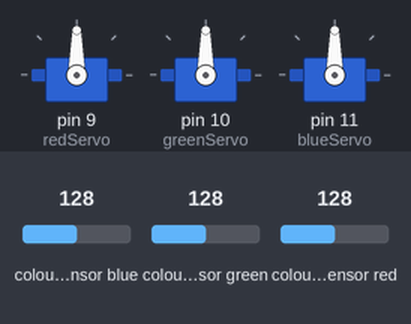
Recording of a sketch running on a simulated Arduino Uno, built with avr-gcc and run on an emulated ATmega328P. Parts: 3 × servo. Wiring (inferred from the names in the program): TCS3200 colour sensor: output pin 6; S2 pin 4; S3 pin 5; S0 pin 2; S1 pin 3. The inputs (shaded band) are chosen by the test bench; at power-on: colour sensor blue 128, colour sensor green 128, colour sensor red 128.

Above: at 1.2 s.
1.3 s: colour sensor blue set to 123
At 3.2 s:
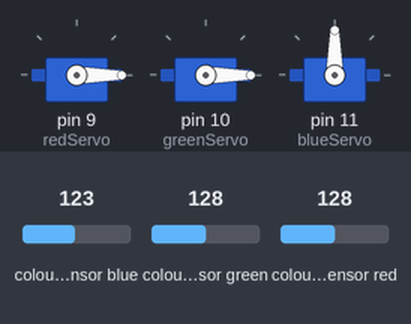
3.5 s: colour sensor green set to 118
At 4.8 s:
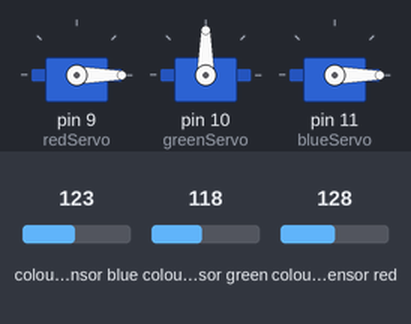
5.5 s: colour sensor red set to 122
7.2 s: colour sensor red set to 114
At 9.1 s:
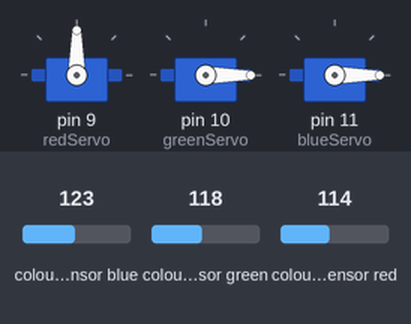
9.5 s: colour sensor blue set to 5
At 10.7 s:
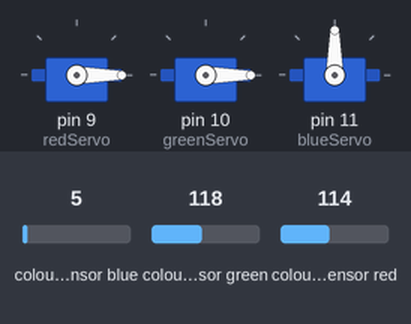
11.5 s: colour sensor blue set to 128
At 12.3 s:
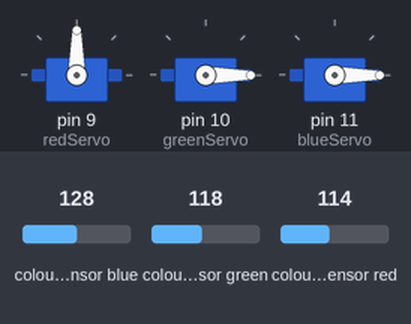
Timing chart, 0 to 14.5 s (numbered marks = the images above; inputs shaded):
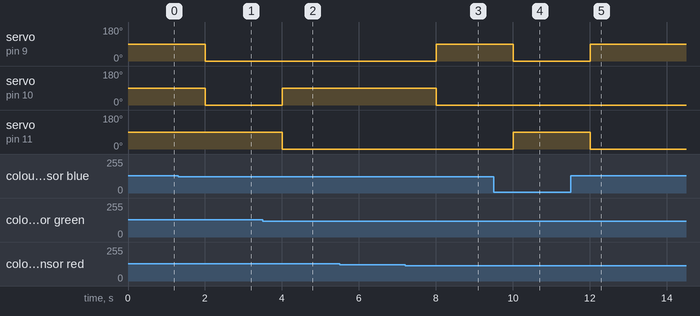

The sketch:

ColorSensorV2.ino
```cpp
#include <Servo.h>

Servo redServo;
Servo greenServo;
Servo blueServo;

const int S0 = 2;
const int S1 = 3;
const int S2 = 4;
const int S3 = 5;
const int OUT = 6;

int redValue = 0;
int greenValue = 0;
int blueValue = 0;

void setup() {
  redServo.attach(9);
  greenServo.attach(10);
  blueServo.attach(11);

  pinMode(S0, OUTPUT);
  pinMode(S1, OUTPUT);
  pinMode(S2, OUTPUT);
  pinMode(S3, OUTPUT);
  pinMode(OUT, INPUT);

  // Setting frequency scaling to 20%
  digitalWrite(S0, HIGH);
  digitalWrite(S1, LOW);
}

void loop() {
  readColor();
  actuateServos();
  delay(1000); // Delay for stability
}

void readColor() {
  // Read red value
  digitalWrite(S2, LOW);
  digitalWrite(S3, LOW);
  redValue = pulseIn(OUT, LOW);

  // Read green value
  digitalWrite(S2, HIGH);
  digitalWrite(S3, HIGH);
  greenValue = pulseIn(OUT, LOW);

  // Read blue value
  digitalWrite(S2, LOW);
  digitalWrite(S3, HIGH);
  blueValue = pulseIn(OUT, LOW);
}

void actuateServos() {
  // Actuate servos based on color values
  if (redValue > greenValue && redValue > blueValue) {
    moveServosToColor(90, 0, 0);
  } else if (greenValue > redValue && greenValue > blueValue) {
    moveServosToColor(0, 90, 0);
  } else if (blueValue > redValue && blueValue > greenValue) {
    moveServosToColor(0, 0, 90);
  }
}

void moveServosToColor(int redAngle, int greenAngle, int blueAngle) {
  redServo.write(redAngle);
  greenServo.write(greenAngle);
  blueServo.write(blueAngle);
}
```

Measured:
- the behaviour switches between 128 and 127 on colour sensor blue (found by bisection; images 0 and 1)
- the behaviour switches between 121 and 120 on colour sensor green (found by bisection; images 1 and 2)
- the behaviour switches between 118 and 117 on colour sensor red (found by bisection; images 2 and 3)
- after the input at 1.3 s, servo on pin 9 (redServo), servo on pin 10 (greenServo): 90° → 0° after 0.70 s
- after the input at 3.5 s, servo on pin 10 (greenServo): 0° → 90° after 0.50 s; servo on pin 11 (blueServo): 90° → 0° after 0.50 s
- after the input at 5.5 s, every drawn part: stays the same
- after the input at 7.2 s, servo on pin 9 (redServo): 0° → 90° after 0.80 s; servo on pin 10 (greenServo): 90° → 0° after 0.80 s
- after the input at 9.5 s, servo on pin 9 (redServo): 90° → 0° after 0.51 s; servo on pin 11 (blueServo): 0° → 90° after 0.51 s
- after the input at 11.5 s, servo on pin 9 (redServo): 0° → 90° after 0.51 s; servo on pin 11 (blueServo): 90° → 0° after 0.51 s
